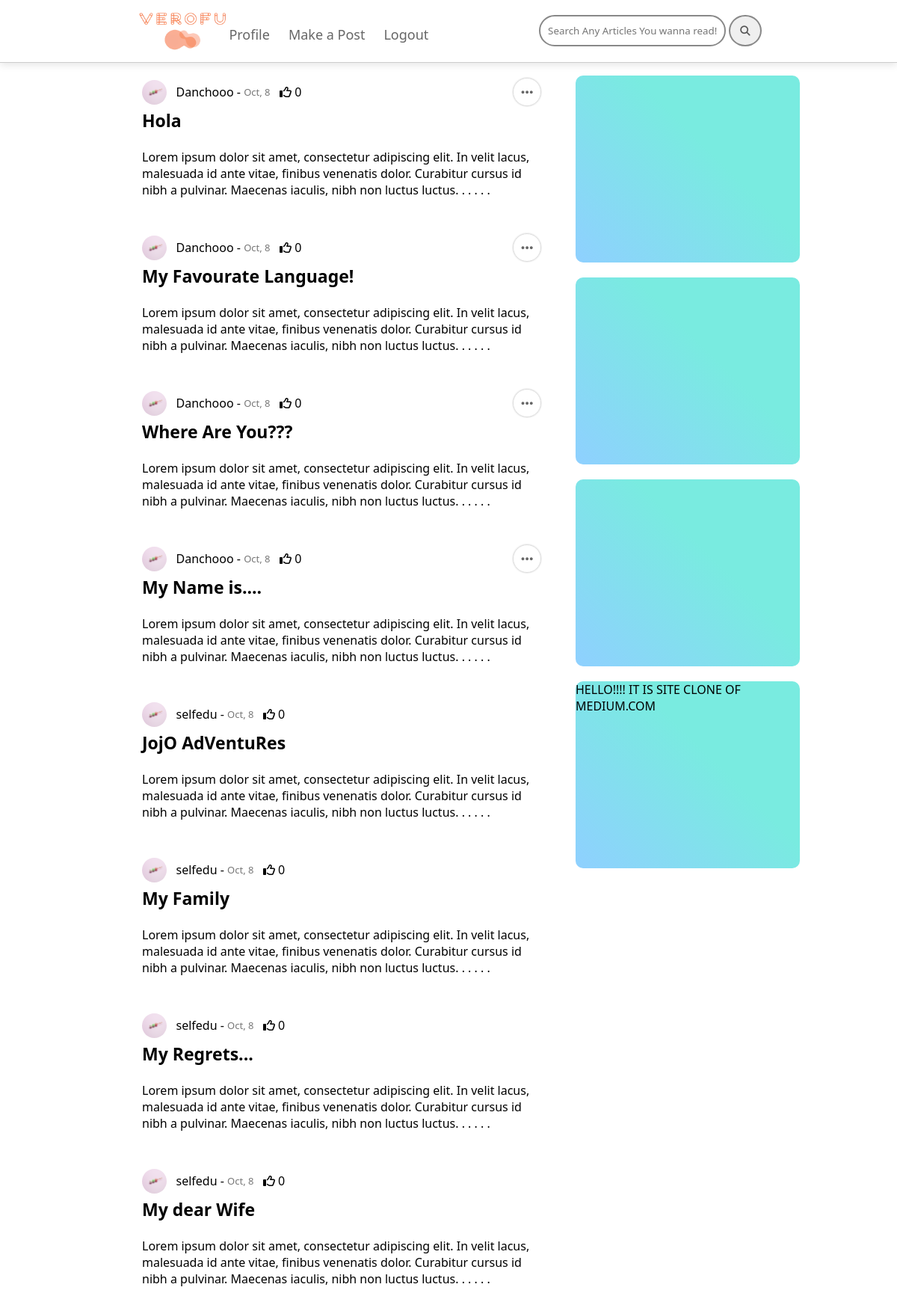
Screenshot of / (signed in) with the database file from the repository.
### website/models.py (models this page shows)
class Post(db.Model):
	id = db.Column(db.Integer, primary_key=True)
	title = db.Column(db.String(256), nullable=False)
	text = db.Column(db.Text, nullable=False)
	date_created = db.Column(db.DateTime, default=datetime.utcnow)
	author = db.Column(db.Integer, db.ForeignKey("user.id", ondelete="CASCADE"), nullable=False)
	comments = db.relationship("Comment", backref="post", passive_deletes=True)
	likes = db.relationship("Like", backref="post", passive_deletes=True)

class User(db.Model, UserMixin):
	id = db.Column(db.Integer, primary_key=True)
	username = db.Column(db.String(20), nullable=False)
	email = db.Column(db.String(120), nullable=False, unique=True)
	password = db.Column(db.String(128), nullable=False)
	date_created = db.Column(db.DateTime, default=datetime.utcnow)
	profile_pic = db.Column(db.String(), nullable=True)
	posts = db.relationship("Post", backref="user", passive_deletes=True)
	comments = db.relationship("Comment", backref="user", passive_deletes=True)
	likes = db.relationship("Like", backref="user", passive_deletes=True)

### website/views.py (the view)
@views.route("/home")
@views.route("/")
@login_required
def home():
	posts = Post.query.all()
	return render_template("home.html", user=current_user, posts=posts, month_name=month_name)

### website/__init__.py (called while the page is built)
def create_app():
	app = Flask(__name__)
	app.config["SECRET_KEY"] = "Samat.2004"
	app.config["SQLALCHEMY_DATABASE_URI"] = "sqlite:///blog.db"
	db.init_app(app)
	migrate = Migrate(app, db)
	from .views import views
	from .error import error
	from .auth import auth
	app.register_blueprint(views, url_prefix="/")
	app.register_blueprint(error, url_prefix="/")
	app.register_blueprint(auth, url_prefix="/")
	from .models import User
	create_database(app=app)
	login_manager = LoginManager()
	login_manager.login_view = "auth.login"
	login_manager.init_app(app)
	@login_manager.user_loader
	def load_user(id):
		return User.query.get(int(id))
	return app

### website/templates/home.html (shortened to what this page needs)
{% extends "base.html" %}
{% block content %}
<div class="content">
	<div class="main">
		<div class="posts">
			{% for post in posts %}
			<div class="user">
				<div class="profile-photo">
					{% if post.user.profile_pic %}
						{{ post.user.profile_pic }}
					{% else %}
						<img src="{{ url_for('static', filename='images/japan_sweet.png') }}" alt="">
					{% endif %}
				</div>
				<span>
					{{ post.user.username }}  -
				</span>
				<span class="muted">
					{{ month_name[post.date_created.month] }}, {{ post.date_created.day }}
				</span>
				<span>
					{% if user.id in post.likes | map(attribute="author") | list %}
						<i id="like-button-{{ post.id }}" class="fa-solid fa-thumbs-up" onclick="like( { post.id } )"></i>
					{% else %}
						<i id="like-button-{{ post.id }}" class="fa-regular fa-thumbs-up" onclick="like( { post.id } )"></i>
					{% endif %}
				</span>
				<span id="likes-count-{{ post.id }}" data-post-id="{{ post.id }}">{{ post.likes | length }}</span>
				{% if user.id == post.user.id %}
				<div class="dropdown">
					<button class="dropdownBtn" type="button">
						<i class="fa-solid fa-ellipsis"></i>
					</button>
				</div>
				{% endif %}
				<br> <br>
			</div>
				<div class="title-of-post"><a href="{{ url_for('views.post_user', id=post.id) }}">{{ post.title }} </a></div> <br>
				<div class="intro-of-post">{{ post.text[:200] }}. . . . . .<br> <br></div><br>
			{% endfor %}
		</div>
		<div class="sidebar">
			<div class="content-wrapper">
				<div></div>
				<div></div>
				<div></div>
				<div>HELLO!!!! IT IS SITE CLONE OF MEDIUM.COM</div>
			</div>
		</div>
	</div>
</div>
{% endblock %}

### website/templates/base.html (shortened to what this page needs)
<!doctype html>
<html lang="en">
  <head>
    <link rel="stylesheet" href="https://cdnjs.cloudflare.com/ajax/libs/font-awesome/6.4.0/css/all.min.css" />
    <link href='https://unpkg.com/boxicons@2.1.4/css/boxicons.min.css' rel='stylesheet'>
    <link rel="stylesheet" href="{{ url_for('static', filename='css/home.css') }}">
    <link rel="stylesheet" href="{{ url_for('static', filename='css/post_user.css') }}">
    <link rel="stylesheet" href="{{ url_for('static', filename='css/navbar.css') }}">
    <link rel="stylesheet" href="{{ url_for('static', filename='css/create_post.css') }}">
    <link rel="stylesheet" href="{{ url_for('static', filename='css/base_styles.css') }}">
    <link rel="stylesheet" href="{{ url_for('static', filename='css/auth.css') }}">
  </head>
  <body>
  	{% include "navbar.html" %}
    <br> <br> <br>
  	<div class="container">
    	{% block content %} {% endblock %}
    </div>
  </body>
</html>

### website/templates/navbar.html
<nav>
    <div class="nav-content">
        <div class="logo">
            <a href="/home"><img src="{{ url_for('static', filename='images/logo.png') }}" alt=""></a>
        </div>
        <div class="nav-items">
            <ul>
                <li><a href="/profile/{{ user.id }}">Profile</a></li>
                <li><a href="/create-post">Make a Post</a></li>
                {% if user.is_authenticated %}
                    <li><a href="/logout">Logout</a></li>
                {% else %}
                    <li><a href="/login">Login</a></li>
                {% endif %}
            </ul>
        </div>
    </div>
    <div class="nav-search">
        <input type="text" class="search" placeholder="Search Any Articles You wanna read!">
        <button><i class="fa-solid fa-magnifying-glass"></i></button>
    </div>
</nav>

### website/static/css/home.css (style rules this page uses)
.main { width: 100%; height: 100%; margin: 0; display: flex; justify-content: center; }
.posts { width: 45%; margin: 20px; }
.main .title-of-post a { color: black; font-size: 23px; text-decoration: none; font-weight: 700; }
.user { position: relative; display: flex; align-items: center; }
.sidebar { width: 20%; margin: 20px; }
.sidebar .content-wrapper div { width: 300px; height: 250px; border-radius: 10px; background:linear-gradient(45deg, #8fd0ff 0%, #79ebe0 60%); margin-bottom: 20px; }

### website/static/css/navbar.css (style rules this page uses)
nav { display: flex; justify-content: space-around; align-items: center; padding: 10px 10%; position: fixed; z-index: 2; background-color: white; width: 100%; border-bottom: 1px solid #ccc; box-shadow: 0 3px 10px rgba(0, 0, 0, 0.1); margin-bottom: 200px; }
.nav-content { display: flex; align-items: center; }
.nav-content .nav-items { padding-top: 10px; align-items: center; }
.nav-content .nav-items ul { display: flex; }
.nav-content .nav-items li { list-style-type: none; margin-right: 10px; }
.nav-content .nav-items li a { margin-right: 15px; display: inline-block; text-decoration: none; color: #666; font-weight: 500; font-size: 18px; transition: 0.3s; }
nav .logo { display: flex; justify-content: flex-start; align-items: center; }
nav .logo img { width: 125px; }
nav .nav-search { margin-right: 0px; }
nav .nav-search input { width: 250px; padding: 10px 10px; border: 2px solid #888; border-radius: 60px; }
nav .nav-search button { padding: 10px 13px; border: 2px solid #888; border-radius: 50%; transition: 0.3s; color: #555; }

### website/static/css/base_styles.css (style rules this page uses)
* { margin: 0; padding: 0; box-sizing: border-box; font-family: "Segoe UI", Roboto, Oxygen, Ubuntu, Cantarell, "Open Sans", "Helvetica Neue", sans-serif; }
.container { margin-top: 15px; }
.muted { color: #777; font-size: 13px; }
.dropdownBtn { position: absolute; top: 3px; right: 6px; padding: 6px 10px; color: #666; border: none; cursor: pointer; background: none; border-radius: 20px; font-size: 18px; transition: 0.3s; border: 0.5px solid #ddd; box-shadow: 0px 0px 2px rgba(0, 0, 0, 0.2); }
.profile-photo { width: 33px; height: 33px; display: inline-block; }
.profile-photo img { border-radius: 50%; height: 100%; width: 100%; object-fit: cover; }

### rows the page displays
Post: user.username "Danchooo", date_created "Oct", date_created.day "8", likes|length "0", title "Hola", text "Lorem ipsum dolor sit amet, consectetur adipiscing elit. In velit lacus, malesuada id ante vitae, finibus venenatis dolor. Curabitur cursus id nibh a pulvinar. Maecenas iaculis, nibh non luctus luctus"
Post: user.username "Danchooo", date_created "Oct", date_created.day "8", likes|length "0", title "My Favourate Language!", text "Lorem ipsum dolor sit amet, consectetur adipiscing elit. In velit lacus, malesuada id ante vitae, finibus venenatis dolor. Curabitur cursus id nibh a pulvinar. Maecenas iaculis, nibh non luctus luctus"
Post: user.username "Danchooo", date_created "Oct", date_created.day "8", likes|length "0", title "Where Are You???", text "Lorem ipsum dolor sit amet, consectetur adipiscing elit. In velit lacus, malesuada id ante vitae, finibus venenatis dolor. Curabitur cursus id nibh a pulvinar. Maecenas iaculis, nibh non luctus luctus"
Post: user.username "Danchooo", date_created "Oct", date_created.day "8", likes|length "0", title "My Name is....", text "Lorem ipsum dolor sit amet, consectetur adipiscing elit. In velit lacus, malesuada id ante vitae, finibus venenatis dolor. Curabitur cursus id nibh a pulvinar. Maecenas iaculis, nibh non luctus luctus"
Post: user.username "selfedu", date_created "Oct", date_created.day "8", likes|length "0", title "JojO AdVentuRes", text "Lorem ipsum dolor sit amet, consectetur adipiscing elit. In velit lacus, malesuada id ante vitae, finibus venenatis dolor. Curabitur cursus id nibh a pulvinar. Maecenas iaculis, nibh non luctus luctus"
Post: user.username "selfedu", date_created "Oct", date_created.day "8", likes|length "0", title "My Family", text "Lorem ipsum dolor sit amet, consectetur adipiscing elit. In velit lacus, malesuada id ante vitae, finibus venenatis dolor. Curabitur cursus id nibh a pulvinar. Maecenas iaculis, nibh non luctus luctus"
Post: user.username "selfedu", date_created "Oct", date_created.day "8", likes|length "0", title "My Regrets...", text "Lorem ipsum dolor sit amet, consectetur adipiscing elit. In velit lacus, malesuada id ante vitae, finibus venenatis dolor. Curabitur cursus id nibh a pulvinar. Maecenas iaculis, nibh non luctus luctus"
Post: user.username "selfedu", date_created "Oct", date_created.day "8", likes|length "0", title "My dear Wife", text "Lorem ipsum dolor sit amet, consectetur adipiscing elit. In velit lacus, malesuada id ante vitae, finibus venenatis dolor. Curabitur cursus id nibh a pulvinar. Maecenas iaculis, nibh non luctus luctus"
